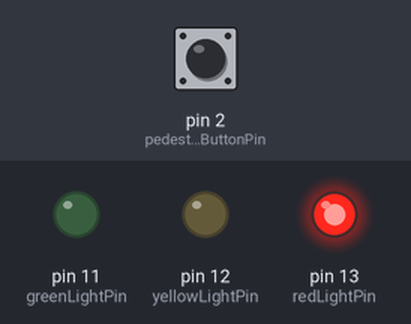
Simulated run of this sketch. Board: Arduino Uno, built with avr-gcc and run on an emulated ATmega328P. Parts: output pins drawn as LEDs (lit = HIGH). Inputs (shaded band) come from the test bench; at power-on: pin 2 (pedestrianButtonPin) HIGH.

Above: at 2.5 s.
At 5.5 s:
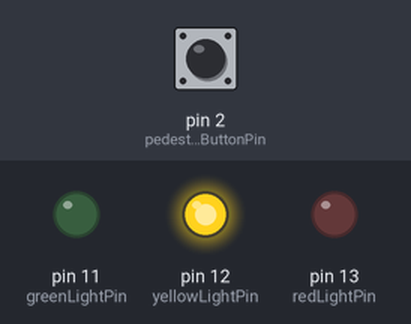
At 8.0 s:
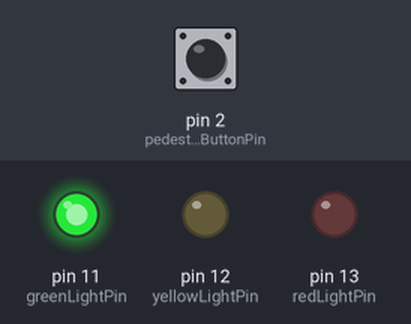
Timing chart, 0 to 13.0 s (numbered marks = the images above):
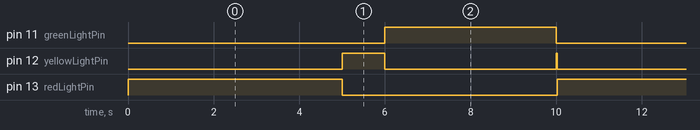

Measured:
- by itself, pin 11 (greenLightPin): alternates HIGH for 4.0 s and LOW for 6.0 s
- by itself, pin 12 (yellowLightPin): repeats every 10.0 s: LOW 4.0 s, HIGH 0.02 s, LOW 5.0 s, HIGH 1.0 s
- by itself, pin 13 (redLightPin): alternates HIGH for 5.0 s and LOW for 5.0 s

The sketch:

traffic_system.ino
```cpp
#include <TimerOne.h>

// Pin atamaları
const int redLightPin = 13;
const int yellowLightPin = 12;
const int greenLightPin = 11;
const int pedestrianButtonPin = 2;

// Trafik ışıkları zamanlaması
const unsigned long redTime = 5000;
const unsigned long yellowTime = 1000;
const unsigned long greenTime = 4000;
const unsigned long pedestrianCrossingTime = 5000;

// Trafik ışığı durumlarını ve zamanlamaları izlemek için değişkenler
volatile bool pedestrianButtonPressed = false; // yaya düğmesinin basıp basmadığını kontrol ediyor
volatile unsigned long currentPhaseStartTime = 0; // mevcut fazın başladığı zamanı saklar

void setup() {
  // sırasıyla pinleri yapılandırılır
  pinMode(redLightPin, OUTPUT);
  pinMode(yellowLightPin, OUTPUT); //ışıkları çıkış pini olarak almamızın nedeni, bunu tetiklicek yaya butonu girişe bağlanır
  pinMode(greenLightPin, OUTPUT);
  pinMode(pedestrianButtonPin, INPUT_PULLUP);

  attachInterrupt(digitalPinToInterrupt(pedestrianButtonPin), handlePedestrianButtonInterrupt, FALLING); // eğer bir kesme olursa handlepedes. çağrılması gerektiğini bildiri
  Timer1.initialize(1000); // zamanlayıcı aralığı 1ms olarak ayarlanır.
  Timer1.attachInterrupt(handleTimerInterrupt);
}

void loop() {
  // Trafik ışığı dizisi kesintiler ve zamanlayıcılar tarafından yönetildiğinden işlev boştur
}

// Yaya düğmesi kesme işlevi
void handlePedestrianButtonInterrupt() {
  pedestrianButtonPressed = true;
}

// zamanlayıcı kesme işlevi
void handleTimerInterrupt() {
  unsigned long elapsedTime = millis() - currentPhaseStartTime; //fonksiyon başladığından itibaren geçen sürede mevcut fazın başladığı süre çıkarılır
  //Bu geçen süre, hangi fazın aktif olması gerektiğini belirlemek ve buna göre trafik ışıklarının durumunu kontrol etmek için kullanılır.

  // Trafik ışığı aşamaları yönetimi
  if (elapsedTime >= 0 && elapsedTime < redTime) {
    // Kırmızı ışık fazı
    digitalWrite(redLightPin, HIGH);
    digitalWrite(yellowLightPin, LOW);
    digitalWrite(greenLightPin, LOW);
  } else if (elapsedTime >= redTime && elapsedTime < redTime + yellowTime) {
    // Sarı ışık fazı
    digitalWrite(redLightPin, LOW);
    digitalWrite(yellowLightPin, HIGH);
    digitalWrite(greenLightPin, LOW);
  } else if (elapsedTime >= redTime + yellowTime && elapsedTime < redTime + yellowTime + greenTime) {
    // Yeşil ışık fazı
    digitalWrite(redLightPin, LOW);
    digitalWrite(yellowLightPin, LOW);
    digitalWrite(greenLightPin, HIGH);
  } else if (elapsedTime >= redTime + yellowTime + greenTime) {
    //Yaya geçidi aşamasını başlat
    digitalWrite(redLightPin, LOW);
    digitalWrite(yellowLightPin, LOW);
    digitalWrite(greenLightPin, LOW);
    handlePedestrianCrossing();
  }
}

// Yaya geçidi aşamasını yönetme
void handlePedestrianCrossing() {
  // Sadece sarı ışık açılır
  digitalWrite(yellowLightPin, HIGH);
  delay(pedestrianCrossingTime);
  digitalWrite(yellowLightPin, LOW);

  // Geçiş süresinden sonra sarı ışık söner ve trafik ışığı sıfırlanır.
  currentPhaseStartTime = millis();
  pedestrianButtonPressed = false;
}
```
